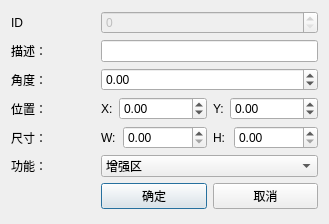
<?xml version="1.0" encoding="UTF-8"?>
<ui version="4.0">
 <class>DialogArea</class>
 <widget class="QDialog" name="DialogArea">
  <property name="geometry">
   <rect>
    <x>0</x>
    <y>0</y>
    <width>329</width>
    <height>224</height>
   </rect>
  </property>
  <property name="windowTitle">
   <string>区域属性</string>
  </property>
  <layout class="QGridLayout" name="gridLayout">
   <item row="0" column="0">
    <widget class="QLabel" name="label">
     <property name="text">
      <string>ID</string>
     </property>
    </widget>
   </item>
   <item row="0" column="1">
    <widget class="QSpinBox" name="sbx_id">
     <property name="enabled">
      <bool>false</bool>
     </property>
     <property name="readOnly">
      <bool>false</bool>
     </property>
     <property name="maximum">
      <number>999999999</number>
     </property>
    </widget>
   </item>
   <item row="1" column="0">
    <widget class="QLabel" name="label_2">
     <property name="text">
      <string>描述：</string>
     </property>
    </widget>
   </item>
   <item row="1" column="1">
    <widget class="QLineEdit" name="le_desc"/>
   </item>
   <item row="2" column="0">
    <widget class="QLabel" name="label_3">
     <property name="text">
      <string>角度：</string>
     </property>
    </widget>
   </item>
   <item row="2" column="1">
    <widget class="QDoubleSpinBox" name="dsbx_angle">
     <property name="minimum">
      <double>-180.000000000000000</double>
     </property>
     <property name="maximum">
      <double>180.000000000000000</double>
     </property>
    </widget>
   </item>
   <item row="3" column="0">
    <widget class="QLabel" name="label_4">
     <property name="text">
      <string>位置：</string>
     </property>
    </widget>
   </item>
   <item row="3" column="1">
    <layout class="QHBoxLayout" name="horizontalLayout">
     <item>
      <widget class="QLabel" name="label_7">
       <property name="text">
        <string>X:</string>
       </property>
      </widget>
     </item>
     <item>
      <widget class="QDoubleSpinBox" name="dsbx_cornerx">
       <property name="maximumSize">
        <size>
         <width>100</width>
         <height>16777215</height>
        </size>
       </property>
       <property name="minimum">
        <double>-1000000000.000000000000000</double>
       </property>
       <property name="maximum">
        <double>10000000000.000000000000000</double>
       </property>
      </widget>
     </item>
     <item>
      <widget class="QLabel" name="label_9">
       <property name="text">
        <string>Y:</string>
       </property>
      </widget>
     </item>
     <item>
      <widget class="QDoubleSpinBox" name="dsbx_cornery">
       <property name="maximumSize">
        <size>
         <width>100</width>
         <height>16777215</height>
        </size>
       </property>
       <property name="minimum">
        <double>-9999999999999999583119736832.000000000000000</double>
       </property>
       <property name="maximum">
        <double>1000000000000000013287555072.000000000000000</double>
       </property>
      </widget>
     </item>
    </layout>
   </item>
   <item row="4" column="0">
    <widget class="QLabel" name="label_5">
     <property name="text">
      <string>尺寸：</string>
     </property>
    </widget>
   </item>
   <item row="4" column="1">
    <layout class="QHBoxLayout" name="horizontalLayout_2">
     <item>
      <widget class="QLabel" name="label_8">
       <property name="text">
        <string>W:</string>
       </property>
      </widget>
     </item>
     <item>
      <widget class="QDoubleSpinBox" name="dsbx_width">
       <property name="maximumSize">
        <size>
         <width>100</width>
         <height>16777215</height>
        </size>
       </property>
       <property name="minimum">
        <double>0.000000000000000</double>
       </property>
       <property name="maximum">
        <double>1000000000000000013287555072.000000000000000</double>
       </property>
      </widget>
     </item>
     <item>
      <widget class="QLabel" name="label_10">
       <property name="text">
        <string>H:</string>
       </property>
      </widget>
     </item>
     <item>
      <widget class="QDoubleSpinBox" name="dsbx_height">
       <property name="maximumSize">
        <size>
         <width>100</width>
         <height>16777215</height>
        </size>
       </property>
       <property name="minimum">
        <double>0.000000000000000</double>
       </property>
       <property name="maximum">
        <double>9999999999999999635896294965248.000000000000000</double>
       </property>
      </widget>
     </item>
    </layout>
   </item>
   <item row="5" column="0">
    <widget class="QLabel" name="label_6">
     <property name="text">
      <string>功能：</string>
     </property>
    </widget>
   </item>
   <item row="5" column="1">
    <widget class="QComboBox" name="cbx_feature">
     <item>
      <property name="text">
       <string>增强区</string>
      </property>
     </item>
     <item>
      <property name="text">
       <string>擦除区</string>
      </property>
     </item>
    </widget>
   </item>
   <item row="6" column="0">
    <spacer name="horizontalSpacer">
     <property name="orientation">
      <enum>Qt::Horizontal</enum>
     </property>
     <property name="sizeHint" stdset="0">
      <size>
       <width>42</width>
       <height>20</height>
      </size>
     </property>
    </spacer>
   </item>
   <item row="6" column="1">
    <layout class="QHBoxLayout" name="horizontalLayout_3">
     <item>
      <widget class="QPushButton" name="pushButton_ok">
       <property name="text">
        <string>确定</string>
       </property>
      </widget>
     </item>
     <item>
      <widget class="QPushButton" name="pushButton_cancel">
       <property name="text">
        <string>取消</string>
       </property>
      </widget>
     </item>
    </layout>
   </item>
  </layout>
 </widget>
 <resources/>
 <connections/>
</ui>
